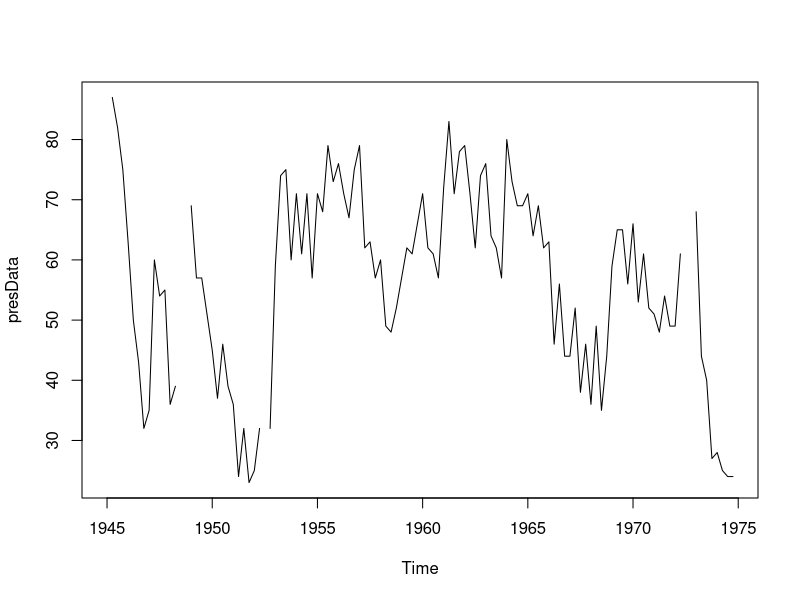

The R script that drew this image:
data(presidents)
presData <- presidents
head(presData)
str(presData)
start(presData); end(presData); frequency(presData);length(presData)

pres_1 <- window(presidents, 1960, c(1969,4)) # values in the 1960's
window(presidents, deltat = 1)  # All Qtr1s
window(presidents, start = c(1945,3), deltat = 1)  # All Qtr3s
window(presidents, 1944, c(1979,2), extend = TRUE)

ts.plot(presData)
